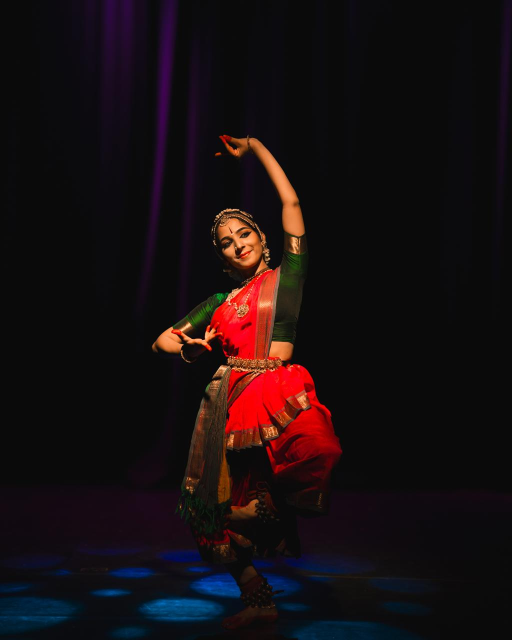
#> input picture Stuff from NAS/IMG_8825.jpeg, 1024 x 1280 px, given in place of _DSC1363.JPG, which was not available (shown at 1/2 size)
$ python make_gallery_assets.py
#> lines starting #> are read from the running program, lines starting #| are printed output that depends on the picture
#> (reads _research/gallery_picks.json from the repository)
"""
Cut the gallery's images and write the data file that lists them.

    python _research/make_gallery_assets.py

Reads  _research/gallery_picks.json  (the curated event photographs; produced by
curate_gallery.py and then looked at by a person) and every photograph in the
class folders of the academy's archive, and writes:

    web/public/img/gallery/<key>.jpg    full size, long edge 1400, progressive
    web/public/img/globe/<key>.webp     globe plate, long edge 512
    web/lib/gallery.data.ts             what the site imports

The archive is not in the repo (`Stuff from NAS/Final/Final/`). Albums, dates and
batch labels are NOT written here: they live in web/lib/gallery.ts, where a
person can read and correct them. This file only knows which image belongs to
which album id, its shape, and whether it is on the globe.

Every class photograph goes in the gallery, so a parent can find their child;
only the curated ones (and eight chosen class pictures) are plates on the globe.

Needs: pillow.
"""

import json
import re
from pathlib import Path

from PIL import Image, ImageOps

ROOT = Path(__file__).resolve().parent.parent
SRC = ROOT / "Stuff from NAS" / "Final" / "Final"
PICKS = ROOT / "_research" / "gallery_picks.json"
GALLERY_DIR = ROOT / "web" / "public" / "img" / "gallery"
GLOBE_DIR = ROOT / "web" / "public" / "img" / "globe"
DATA = ROOT / "web" / "lib" / "gallery.data.ts"

FULL_EDGE = 1400
PLATE_EDGE = 512

# archive folder -> album id (the id web/lib/gallery.ts uses)
EVENT_ALBUMS = {
    "Events/Udaan/2025": "udaan-2025",
    "Events/Udaan/2023": "udaan-2023",
    "Events/Arangetrams/Aparna Manu 2018": "arangetram-aparna",
    "Events/Arangetrams/Kirusanthini 2024": "arangetram-kirusanthini",
    "Events/Arangetrams/Jahnavi 2025": "arangetram-jahnavi",
    "Events/Sunitta/First Solo 26th Oct 2013": "sunitta-first-solo",
    "Events/Sunitta/Second Solo Feb 2015": "sunitta-second-solo",
    "Events/Sunitta/December Festival 2015 - 2016": "sunitta-december-festival",
    "Events/Sunitta/Awards": "sunitta-awards",
    "Events/Jeevan Utsav 2022": "jeevan-utsav",
    "Events/Athma Academy Mylapore October 2025": "samarpanam",
    "Events/Nada Sudha 2026": "nada-sudha",
    "Events/Kapaleshwar Temple 2024": "maha-shivaratri",
    "Samarppan 2009": "samarpan-2009",
    "Events/17th Oct 2026 - Navaratri": "canada-navaratri",
}

# class folder -> album id
CLASS_ALBUMS = {
    "AS1": "class-as1",
    "AS2": "class-as2",
    "AS3": "class-as3",
    "AS4": "class-as4",
    "AS5": "class-as5",
    "AD1": "class-ad1",
    "AD2": "class-ad2",
    "PC1": "class-pc1",
    "PC2": "class-pc2",
    "CG R": "class-cg-r",
    "CG T": "class-cg-t",
    # One-to-one classes, filed like the group ones. The folders are named for the
    # student; nothing here carries that name into a key, a title or alt text.
    "Dhiya": "class-cg-t2",
    "Sanjana": "class-pw",
    "Yathi Nithi": "class-ag",
}

# The two Scarborough class photographs (they are also on the Scarborough
# location page). With the Navaratri event they make up the Canada filter.
CANADA_CLASS_PHOTOS = ["CA1.jpg", "CA3.jpg"]

# Class photographs that are also plates on the globe, chosen by eye.
GLOBE_CLASS_PHOTOS = {
    ("AS2", "_DSC6201.jpg"),
    ("AS3", "_DSC5971.jpg"),
    ("AS4", "_DSC6322.jpg"),
    ("AS5", "_DSC6436.jpg"),
    ("AD1", "_DSC5398.jpg"),
    ("PC1", "_DSC5100.jpg"),
    ("PC2", "_DSC5080.jpg"),
    ("CG T", "_DSC5670.jpg"),
}


def slug(text: str) -> str:
    return re.sub(r"[^a-z0-9]+", "-", text.lower()).strip("-")


def cut(src: Path, key: str, plate: bool) -> tuple[int, int]:
#> called with key = 'udaan-2025-dsc1363', plate = True
    im = ImageOps.exif_transpose(Image.open(src)).convert("RGB")
#> im is the input picture: PIL image 1024x1280 RGB; mean R, G, B 24, 14.5, 16.7
    full = im.copy()
    full.thumbnail((FULL_EDGE, FULL_EDGE), Image.LANCZOS)
    full.save(GALLERY_DIR / f"{key}.jpg", "JPEG", quality=76, optimize=True, progressive=True)
    if plate:
        p = im.copy()
        p.thumbnail((PLATE_EDGE, PLATE_EDGE), Image.LANCZOS)
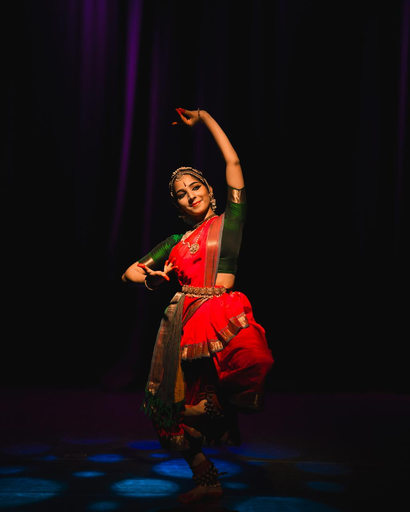
#> p: PIL image 410x512 RGB; mean R, G, B 24, 14.5, 16.7
        p.save(GLOBE_DIR / f"{key}.webp", "WEBP", quality=72, method=6)
    return full.size


def main() -> None:
    GALLERY_DIR.mkdir(parents=True, exist_ok=True)
    GLOBE_DIR.mkdir(parents=True, exist_ok=True)
    rows = []

    picks = json.loads(PICKS.read_text(encoding="utf-8"))
    for p in picks:
        album = EVENT_ALBUMS.get(p["folder"])
        if not album:
            continue  # class pictures come from the class folders below
        key = f"{album}-{slug(Path(p['file']).stem)}"
        w, h = cut(SRC / p["folder"] / p["file"], key, plate=True)
#> w = 1024; h = 1280
        rows.append((album, key, w, h, True))
#> pass 2 of the loop in main, `for p in picks:`:
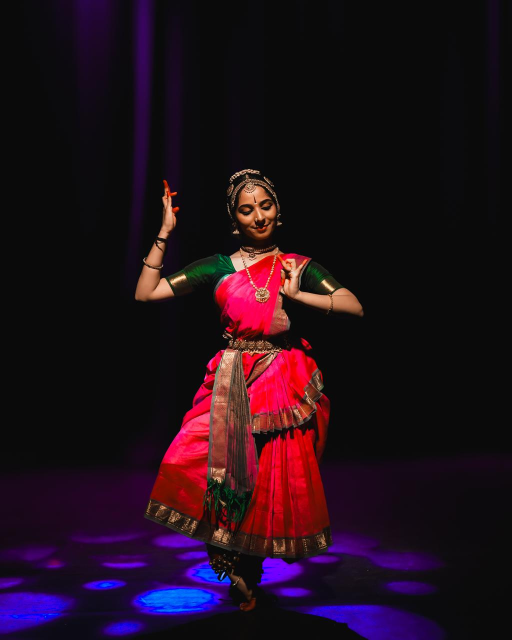
#> input picture Stuff from NAS/IMG_8826.jpeg, 1024 x 1280 px, given in place of _DSC3622.JPG, which was not available (shown at 1/2 size)
#> in cut, im is the input picture: PIL image 1024x1280 RGB; mean R, G, B 33.2, 14.1, 26.3
#> in cut (call 2), `p.thumbnail((PLATE_EDGE, PLATE_EDGE), Image.LANCZOS)`:
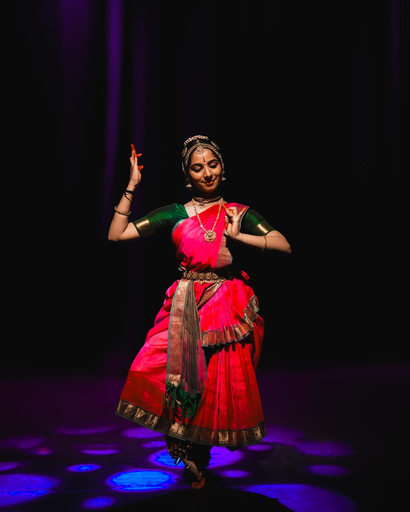
#> p: PIL image 410x512 RGB; mean R, G, B 33.2, 14.1, 26.3

    for folder, album in CLASS_ALBUMS.items():
        for f in sorted((SRC / "Classes" / folder).glob("*")):
            if f.suffix.lower() not in (".jpg", ".jpeg"):
                continue
            key = f"{album}-{slug(f.stem)}"
            on_globe = (folder, f.name) in GLOBE_CLASS_PHOTOS
            w, h = cut(f, key, plate=on_globe)
            rows.append((album, key, w, h, on_globe))

    for name in CANADA_CLASS_PHOTOS:
        key = f"canada-classes-{slug(Path(name).stem)}"
        w, h = cut(SRC / "Canada" / name, key, plate=False)
        rows.append(("canada-classes", key, w, h, False))

    lines = [
        "// Generated by _research/make_gallery_assets.py. Do not edit by hand;",
        "// albums, dates and labels live in ./gallery.ts.",
        "",
        "/** [key, albumId, width, height, onGlobe] */",
        "export const RAW_PHOTOS: readonly [string, string, number, number, boolean][] = [",
    ]
    for album, key, w, h, g in rows:
        lines.append(f"  ['{key}', '{album}', {w}, {h}, {'true' if g else 'false'}],")
    lines.append("];")
    DATA.write_text("\n".join(lines) + "\n", encoding="utf-8")

    on_globe = sum(1 for r in rows if r[4])
    print(f"{len(rows)} photographs, {on_globe} on the globe")


if __name__ == "__main__":
#> (the run stopped early here; a loop or call above may not have finished)
